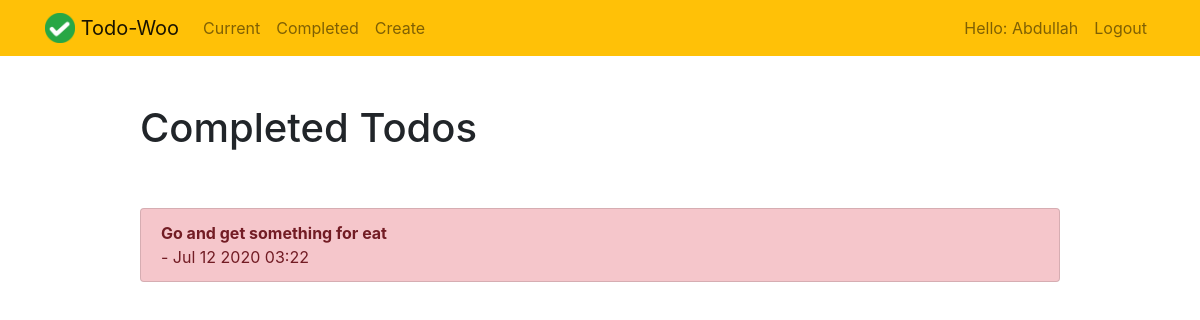
The app's page /complete/ (signed in), older data.
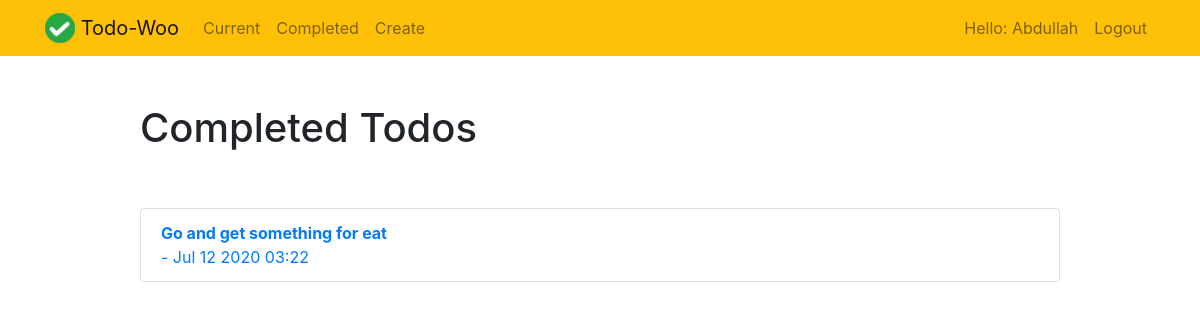
The same page, newer data.
### todo/models.py (models this page shows, shortened)
class Todo(models.Model):
    title = models.CharField(max_length=100)
    memo = models.TextField(blank=True)
    created = models.DateTimeField(auto_now_add=True)
    datecompleted =models.DateTimeField(null=True, blank=True)
    important = models.BooleanField(default=False)
    user = models.ForeignKey(User, on_delete=models.CASCADE)

### todo/views.py (the view)
# urls.py: path('complete/', views.completetodos, name='completetodos'),
@login_required
def completetodos(request):
    todos = Todo.objects.filter(user = request.user, datecompleted__isnull=False).order_by('-datecompleted')
    return render(request, 'todo/completetodos.html', {'todos':todos})

### todo/templates/todo/completetodos.html
{% extends 'todo/base.html' %}
{% block content %}
    <div class="row justify-content-center mt-5">
        <div class="col-md-10">
            <h1>Completed Todos</h1>
        </div>
    </div>
    <div class="row justify-content-center mt-5">
        <div class="col-md-10">
            <div class="list-group">
                {% for todo in todos %}
                    <a href="{% url 'viewtodo' todo.id %}" class="list-group-item list-group-action{% if todo.important %} list-group-item-danger{% endif %}">
                        <b>{{ todo.title }}</b> <br> - {{ todo.datecompleted|date:'M j Y H:i' }}
                    </a>
                {% endfor %}
            </div>
        </div>
    </div>
{% endblock %}

Row changes from the older to the newer data that the page shows:
changed Todo "Go and get something for eat": important True → False (drawn)
